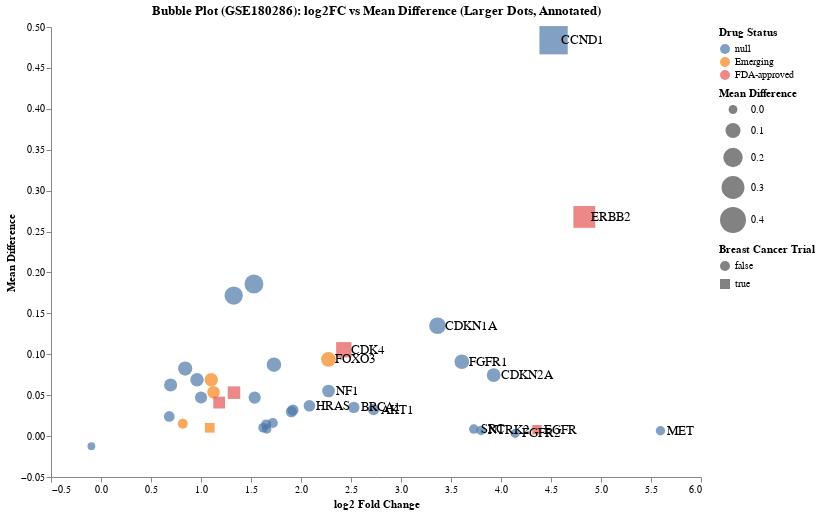

Notebook code cell kept with this figure:
### Code cell
import pandas as pd
import altair as alt

# Load data
#df = pd.read_csv("combined_de_genes_annotated.csv")

# Filter to GSE180286 only
df_180286 = df[df["Dataset"] == "GSE180286"].copy()

# Label only genes with strong expression change
df_180286["label"] = df_180286.apply(lambda x: x["Gene_upper"] if abs(x["log2_fc"]) > 2 else "", axis=1)

# BUBBLE PLOT
bubble_180286 = alt.Chart(df_180286).mark_point(filled=True).encode(
    x=alt.X("log2_fc", title="log2 Fold Change"),
    y=alt.Y("mean_diff", title="Mean Difference"),
    size=alt.Size("mean_diff", legend=alt.Legend(title="Mean Difference"), scale=alt.Scale(range=[60, 800])),  # Larger bubbles
    color=alt.Color("DGIdb_status", legend=alt.Legend(title="Drug Status")),
    shape=alt.Shape("BreastCancerTrial", legend=alt.Legend(title="Breast Cancer Trial")),
    tooltip=["Gene_upper", "log2_fc", "mean_diff", "DGIdb_status", "BreastCancerTrial"]
).properties(
    title="Bubble Plot (GSE180286): log2FC vs Mean Difference (Larger Dots, Annotated)",
    width=650,
    height=450
)

# TEXT LABELS: Only show high log2_fc
text_labels = alt.Chart(df_180286[df_180286["log2_fc"].abs() > 2]).mark_text(
    align="left",
    baseline="middle",
    dx=7,
    fontSize=13
).encode(
    x="log2_fc",
    y="mean_diff",
    text="Gene_upper"
)

# Combine and style
final_plot = (bubble_180286 + text_labels).configure_axis(grid=False).configure_view(stroke=None)
final_plot

### Figure 1 — Vega-Lite specification as saved in the notebook (floating-point values rounded to 4 significant figures)
{"config": {"view": {"continuousWidth": 300, "continuousHeight": 300, "stroke": null}, "axis": {"grid": false}}, "layer": [{"data": {"name": "data-664cd855d5d1a90f93d841c58c11f879"}, "mark": {"type": "point", "filled": true}, "encoding": {"color": {"field": "DGIdb_status", "legend": {"title": "Drug Status"}, "type": "nominal"}, "shape": {"field": "BreastCancerTrial", "legend": {"title": "Breast Cancer Trial"}, "type": "nominal"}, "size": {"field": "mean_diff", "legend": {"title": "Mean Difference"}, "scale": {"range": [60, 800]}, "type": "quantitative"}, "tooltip": [{"field": "Gene_upper", "type": "nominal"}, {"field": "log2_fc", "type": "quantitative"}, {"field": "mean_diff", "type": "quantitative"}, {"field": "DGIdb_status", "type": "nominal"}, {"field": "BreastCancerTrial", "type": "nominal"}], "x": {"field": "log2_fc", "title": "log2 Fold Change", "type": "quantitative"}, "y": {"field": "mean_diff", "title": "Mean Difference", "type": "quantitative"}}, "title": "Bubble Plot (GSE180286): log2FC vs Mean Difference (Larger Dots, Annotated)"}, {"data": {"name": "data-97f928ac1d311c271140ea5432416ed5"}, "mark": {"type": "text", "align": "left", "baseline": "middle", "dx": 7, "fontSize": 13}, "encoding": {"text": {"field": "Gene_upper", "type": "nominal"}, "x": {"field": "log2_fc", "type": "quantitative"}, "y": {"field": "mean_diff", "type": "quantitative"}}}], "height": 450, "width": 650, "$schema": "https://vega.github.io/schema/vega-lite/v5.20.1.json", "datasets": {"data-664cd855d5d1a90f93d841c58c11f879": [{"gene": "CDK4", "p_value": 0.0, "log2_fc": 2.428, "mean_diff": 0.1055, "Dataset": "GSE180286", "Gene_upper": "CDK4", "DGIdb_status": "FDA-approved", "BreastCancerTrial": true, "Pathway": "CDK4–CCND1 Axis", "label": "CDK4"}, {"gene": "CDKN1A", "p_value": 0.0, "log2_fc": 3.365, "mean_diff": 0.1349, "Dataset": "GSE180286", "Gene_upper": "CDKN1A", "DGIdb_status": null, "BreastCancerTrial": false, "Pathway": "Other", "label": "CDKN1A"}, {"gene": "ERBB2", "p_value": 0.0, "log2_fc": 4.833, "mean_diff": 0.2678, "Dataset": "GSE180286", "Gene_upper": "ERBB2", "DGIdb_status": "FDA-approved", "BreastCancerTrial": true, "Pathway": "Other", "label": "ERBB2"}, {"gene": "CCND1", "p_value": 0.0, "log2_fc": 4.526, "mean_diff": 0.4838, "Dataset": "GSE180286", "Gene_upper": "CCND1", "DGIdb_status": null, "BreastCancerTrial": true, "Pathway": "CDK4–CCND1 Axis", "label": "CCND1"}, {"gene": "CDKN2A", "p_value": 0.0, "log2_fc": 3.926, "mean_diff": 0.07463, "Dataset": "GSE180286", "Gene_upper": "CDKN2A", "DGIdb_status": null, "BreastCancerTrial": false, "Pathway": "Other", "label": "CDKN2A"}, {"gene": "FOXO3", "p_value": 0.0, "log2_fc": 2.275, "mean_diff": 0.09366, "Dataset": "GSE180286", "Gene_upper": "FOXO3", "DGIdb_status": "Emerging", "BreastCancerTrial": false, "Pathway": "mTOR/AMPK", "label": "FOXO3"}, {"gene": "BAX", "p_value": 0.0, "log2_fc": 1.529, "mean_diff": 0.1859, "Dataset": "GSE180286", "Gene_upper": "BAX", "DGIdb_status": null, "BreastCancerTrial": false, "Pathway": "Other", "label": ""}, {"gene": "KRAS", "p_value": 0.0, "log2_fc": 1.327, "mean_diff": 0.1718, "Dataset": "GSE180286", "Gene_upper": "KRAS", "DGIdb_status": null, "BreastCancerTrial": false, "Pathway": "PI3K–MAPK–EGFR", "label": ""}, {"gene": "FGFR1", "p_value": 0.0, "log2_fc": 3.608, "mean_diff": 0.09091, "Dataset": "GSE180286", "Gene_upper": "FGFR1", "DGIdb_status": null, "BreastCancerTrial": false, "Pathway": "Other", "label": "FGFR1"}, {"gene": "MDM2", "p_value": 0.0, "log2_fc": 1.73, "mean_diff": 0.08725, "Dataset": "GSE180286", "Gene_upper": "MDM2", "DGIdb_status": null, "BreastCancerTrial": false, "Pathway": "Other", "label": ""}, {"gene": "NF1", "p_value": 3.363e-267, "log2_fc": 2.275, "mean_diff": 0.05512, "Dataset": "GSE180286", "Gene_upper": "NF1", "DGIdb_status": null, "BreastCancerTrial": false, "Pathway": "Other", "label": "NF1"}, {"gene": "AKT1", "p_value": 2.765e-197, "log2_fc": 2.725, "mean_diff": 0.03249, "Dataset": "GSE180286", "Gene_upper": "AKT1", "DGIdb_status": null, "BreastCancerTrial": false, "Pathway": "PI3K–MAPK–EGFR", "label": "AKT1"}, {"gene": "BRCA1", "p_value": 2.057e-187, "log2_fc": 2.528, "mean_diff": 0.03506, "Dataset": "GSE180286", "Gene_upper": "BRCA1", "DGIdb_status": null, "BreastCancerTrial": false, "Pathway": "Other", "label": "BRCA1"}, {"gene": "HRAS", "p_value": 3.408e-170, "log2_fc": 2.084, "mean_diff": 0.03698, "Dataset": "GSE180286", "Gene_upper": "HRAS", "DGIdb_status": null, "BreastCancerTrial": false, "Pathway": "Other", "label": "HRAS"}, {"gene": "TP53", "p_value": 2.616e-139, "log2_fc": 1.537, "mean_diff": 0.04709, "Dataset": "GSE180286", "Gene_upper": "TP53", "DGIdb_status": null, "BreastCancerTrial": false, "Pathway": "Other", "label": ""}, {"gene": "CASP8", "p_value": 2.732e-137, "log2_fc": 1.102, "mean_diff": 0.06887, "Dataset": "GSE180286", "Gene_upper": "CASP8", "DGIdb_status": "Emerging", "BreastCancerTrial": false, "Pathway": "Other", "label": ""}, {"gene": "CDK6", "p_value": 2.426e-135, "log2_fc": 1.33, "mean_diff": 0.05309, "Dataset": "GSE180286", "Gene_upper": "CDK6", "DGIdb_status": "FDA-approved", "BreastCancerTrial": true, "Pathway": "CDK4–CCND1 Axis", "label": ""}, {"gene": "PTEN", "p_value": 2.036e-133, "log2_fc": 0.8419, "mean_diff": 0.08248, "Dataset": "GSE180286", "Gene_upper": "PTEN", "DGIdb_status": null, "BreastCancerTrial": false, "Pathway": "Other", "label": ""}, {"gene": "MYC", "p_value": 7.913e-124, "log2_fc": 0.9602, "mean_diff": 0.06888, "Dataset": "GSE180286", "Gene_upper": "MYC", "DGIdb_status": null, "BreastCancerTrial": false, "Pathway": "MYC Axis", "label": ""}, {"gene": "BRCA2", "p_value": 2.29e-121, "log2_fc": 1.919, "mean_diff": 0.03171, "Dataset": "GSE180286", "Gene_upper": "BRCA2", "DGIdb_status": null, "BreastCancerTrial": false, "Pathway": "Other", "label": ""}, {"gene": "NRAS", "p_value": 3.369e-121, "log2_fc": 1.903, "mean_diff": 0.02979, "Dataset": "GSE180286", "Gene_upper": "NRAS", "DGIdb_status": null, "BreastCancerTrial": false, "Pathway": "Other", "label": ""}, {"gene": "VHL", "p_value": 1.363e-118, "log2_fc": 1.126, "mean_diff": 0.05356, "Dataset": "GSE180286", "Gene_upper": "VHL", "DGIdb_status": "Emerging", "BreastCancerTrial": false, "Pathway": "Other", "label": ""}, {"gene": "PIK3CA", "p_value": 1.396e-95, "log2_fc": 1.182, "mean_diff": 0.04096, "Dataset": "GSE180286", "Gene_upper": "PIK3CA", "DGIdb_status": "FDA-approved", "BreastCancerTrial": true, "Pathway": "PI3K–MAPK–EGFR", "label": ""}, {"gene": "RB1", "p_value": 5.303e-88, "log2_fc": 1.001, "mean_diff": 0.04714, "Dataset": "GSE180286", "Gene_upper": "RB1", "DGIdb_status": null, "BreastCancerTrial": false, "Pathway": "Other", "label": ""}, {"gene": "BCL2", "p_value": 2.753e-76, "log2_fc": 0.6962, "mean_diff": 0.06251, "Dataset": "GSE180286", "Gene_upper": "BCL2", "DGIdb_status": null, "BreastCancerTrial": false, "Pathway": "Other", "label": ""}, {"gene": "MET", "p_value": 5.054e-74, "log2_fc": 5.594, "mean_diff": 0.006545, "Dataset": "GSE180286", "Gene_upper": "MET", "DGIdb_status": null, "BreastCancerTrial": false, "Pathway": "Other", "label": "MET"}, {"gene": "SRC", "p_value": 7.877e-71, "log2_fc": 3.728, "mean_diff": 0.008596, "Dataset": "GSE180286", "Gene_upper": "SRC", "DGIdb_status": null, "BreastCancerTrial": false, "Pathway": "Other", "label": "SRC"}, {"gene": "EGFR", "p_value": 7.055e-69, "log2_fc": 4.36, "mean_diff": 0.007754, "Dataset": "GSE180286", "Gene_upper": "EGFR", "DGIdb_status": "FDA-approved", "BreastCancerTrial": true, "Pathway": "PI3K–MAPK–EGFR", "label": "EGFR"}, {"gene": "NF2", "p_value": 1.105e-57, "log2_fc": 1.718, "mean_diff": 0.01597, "Dataset": "GSE180286", "Gene_upper": "NF2", "DGIdb_status": null, "BreastCancerTrial": false, "Pathway": "Other", "label": ""}, {"gene": "NTRK2", "p_value": 3.119e-51, "log2_fc": 3.8, "mean_diff": 0.006892, "Dataset": "GSE180286", "Gene_upper": "NTRK2", "DGIdb_status": null, "BreastCancerTrial": false, "Pathway": "Other", "label": "NTRK2"}, {"gene": "TSC2", "p_value": 1.694e-48, "log2_fc": 1.651, "mean_diff": 0.01433, "Dataset": "GSE180286", "Gene_upper": "TSC2", "DGIdb_status": null, "BreastCancerTrial": false, "Pathway": "Other", "label": ""}, {"gene": "STK11", "p_value": 1.147e-35, "log2_fc": 1.621, "mean_diff": 0.01015, "Dataset": "GSE180286", "Gene_upper": "STK11", "DGIdb_status": null, "BreastCancerTrial": false, "Pathway": "Other", "label": ""}, {"gene": "FGFR2", "p_value": 1.134e-31, "log2_fc": 4.142, "mean_diff": 0.003312, "Dataset": "GSE180286", "Gene_upper": "FGFR2", "DGIdb_status": null, "BreastCancerTrial": false, "Pathway": "Other", "label": "FGFR2"}, {"gene": "ATR", "p_value": 2.57e-31, "log2_fc": 0.6825, "mean_diff": 0.02404, "Dataset": "GSE180286", "Gene_upper": "ATR", "DGIdb_status": null, "BreastCancerTrial": false, "Pathway": "Other", "label": ""}, {"gene": "NOTCH1", "p_value": 8.639e-30, "log2_fc": 1.657, "mean_diff": 0.008737, "Dataset": "GSE180286", "Gene_upper": "NOTCH1", "DGIdb_status": null, "BreastCancerTrial": false, "Pathway": "Other", "label": ""}, {"gene": "SMAD4", "p_value": 3.837e-24, "log2_fc": 0.8177, "mean_diff": 0.01518, "Dataset": "GSE180286", "Gene_upper": "SMAD4", "DGIdb_status": "Emerging", "BreastCancerTrial": false, "Pathway": "SMAD/TGF-β", "label": ""}, {"gene": "CHEK2", "p_value": 4.515e-23, "log2_fc": 1.088, "mean_diff": 0.01014, "Dataset": "GSE180286", "Gene_upper": "CHEK2", "DGIdb_status": "Emerging", "BreastCancerTrial": true, "Pathway": "Other", "label": ""}, {"gene": "ATM", "p_value": 0.003336, "log2_fc": -0.09588, "mean_diff": -0.01231, "Dataset": "GSE180286", "Gene_upper": "ATM", "DGIdb_status": null, "BreastCancerTrial": false, "Pathway": "Other", "label": ""}], "data-97f928ac1d311c271140ea5432416ed5": [{"gene": "CDK4", "p_value": 0.0, "log2_fc": 2.428, "mean_diff": 0.1055, "Dataset": "GSE180286", "Gene_upper": "CDK4", "DGIdb_status": "FDA-approved", "BreastCancerTrial": true, "Pathway": "CDK4–CCND1 Axis", "label": "CDK4"}, {"gene": "CDKN1A", "p_value": 0.0, "log2_fc": 3.365, "mean_diff": 0.1349, "Dataset": "GSE180286", "Gene_upper": "CDKN1A", "DGIdb_status": null, "BreastCancerTrial": false, "Pathway": "Other", "label": "CDKN1A"}, {"gene": "ERBB2", "p_value": 0.0, "log2_fc": 4.833, "mean_diff": 0.2678, "Dataset": "GSE180286", "Gene_upper": "ERBB2", "DGIdb_status": "FDA-approved", "BreastCancerTrial": true, "Pathway": "Other", "label": "ERBB2"}, {"gene": "CCND1", "p_value": 0.0, "log2_fc": 4.526, "mean_diff": 0.4838, "Dataset": "GSE180286", "Gene_upper": "CCND1", "DGIdb_status": null, "BreastCancerTrial": true, "Pathway": "CDK4–CCND1 Axis", "label": "CCND1"}, {"gene": "CDKN2A", "p_value": 0.0, "log2_fc": 3.926, "mean_diff": 0.07463, "Dataset": "GSE180286", "Gene_upper": "CDKN2A", "DGIdb_status": null, "BreastCancerTrial": false, "Pathway": "Other", "label": "CDKN2A"}, {"gene": "FOXO3", "p_value": 0.0, "log2_fc": 2.275, "mean_diff": 0.09366, "Dataset": "GSE180286", "Gene_upper": "FOXO3", "DGIdb_status": "Emerging", "BreastCancerTrial": false, "Pathway": "mTOR/AMPK", "label": "FOXO3"}, {"gene": "FGFR1", "p_value": 0.0, "log2_fc": 3.608, "mean_diff": 0.09091, "Dataset": "GSE180286", "Gene_upper": "FGFR1", "DGIdb_status": null, "BreastCancerTrial": false, "Pathway": "Other", "label": "FGFR1"}, {"gene": "NF1", "p_value": 3.363e-267, "log2_fc": 2.275, "mean_diff": 0.05512, "Dataset": "GSE180286", "Gene_upper": "NF1", "DGIdb_status": null, "BreastCancerTrial": false, "Pathway": "Other", "label": "NF1"}, {"gene": "AKT1", "p_value": 2.765e-197, "log2_fc": 2.725, "mean_diff": 0.03249, "Dataset": "GSE180286", "Gene_upper": "AKT1", "DGIdb_status": null, "BreastCancerTrial": false, "Pathway": "PI3K–MAPK–EGFR", "label": "AKT1"}, {"gene": "BRCA1", "p_value": 2.057e-187, "log2_fc": 2.528, "mean_diff": 0.03506, "Dataset": "GSE180286", "Gene_upper": "BRCA1", "DGIdb_status": null, "BreastCancerTrial": false, "Pathway": "Other", "label": "BRCA1"}, {"gene": "HRAS", "p_value": 3.408e-170, "log2_fc": 2.084, "mean_diff": 0.03698, "Dataset": "GSE180286", "Gene_upper": "HRAS", "DGIdb_status": null, "BreastCancerTrial": false, "Pathway": "Other", "label": "HRAS"}, {"gene": "MET", "p_value": 5.054e-74, "log2_fc": 5.594, "mean_diff": 0.006545, "Dataset": "GSE180286", "Gene_upper": "MET", "DGIdb_status": null, "BreastCancerTrial": false, "Pathway": "Other", "label": "MET"}, {"gene": "SRC", "p_value": 7.877e-71, "log2_fc": 3.728, "mean_diff": 0.008596, "Dataset": "GSE180286", "Gene_upper": "SRC", "DGIdb_status": null, "BreastCancerTrial": false, "Pathway": "Other", "label": "SRC"}, {"gene": "EGFR", "p_value": 7.055e-69, "log2_fc": 4.36, "mean_diff": 0.007754, "Dataset": "GSE180286", "Gene_upper": "EGFR", "DGIdb_status": "FDA-approved", "BreastCancerTrial": true, "Pathway": "PI3K–MAPK–EGFR", "label": "EGFR"}, {"gene": "NTRK2", "p_value": 3.119e-51, "log2_fc": 3.8, "mean_diff": 0.006892, "Dataset": "GSE180286", "Gene_upper": "NTRK2", "DGIdb_status": null, "BreastCancerTrial": false, "Pathway": "Other", "label": "NTRK2"}, {"gene": "FGFR2", "p_value": 1.134e-31, "log2_fc": 4.142, "mean_diff": 0.003312, "Dataset": "GSE180286", "Gene_upper": "FGFR2", "DGIdb_status": null, "BreastCancerTrial": false, "Pathway": "Other", "label": "FGFR2"}]}}
